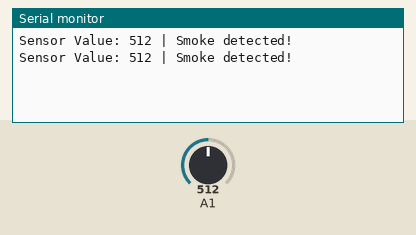
This sketch was run on a simulated Arduino Uno, built with avr-gcc and run on an emulated ATmega328P. Parts: the last lines printed to the serial monitor. The test bench sets the inputs (shaded band); at power-on: A1 = 512.

Above: at 2.8 s.
2.9 s: A1 set to 418
At 4.9 s:
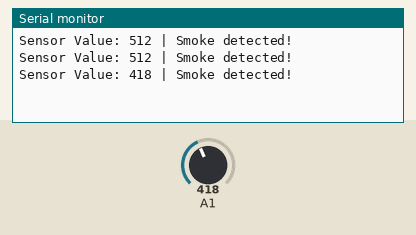
5.6 s: A1 set to 394
At 6.5 s:
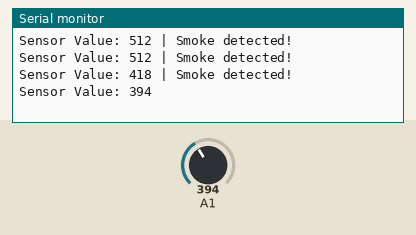

The sketch:

mqTest.ino
```cpp
void setup() {
  // put your setup code here, to run once:
pinMode(A1,INPUT);
Serial.begin(9600);
}

void loop() {
  // put your main code here, to run repeatedly:
int a = analogRead(A1); //read analog input
Serial.print("Sensor Value: ");
Serial.print(a);

  if(a>400)
    {
      Serial.print(" | Smoke detected!");
    }
   Serial.println("");
   delay(2000);
}
```

Measured:
- the behaviour switches between 401 and 400 on A1 (found by bisection; images 1 and 2)
- after the input at 2.9 s, the serial monitor: prints a new line after 1.1 s (image 1)
- after the input at 5.6 s, the serial monitor: prints a new line after 0.40 s (image 2)
